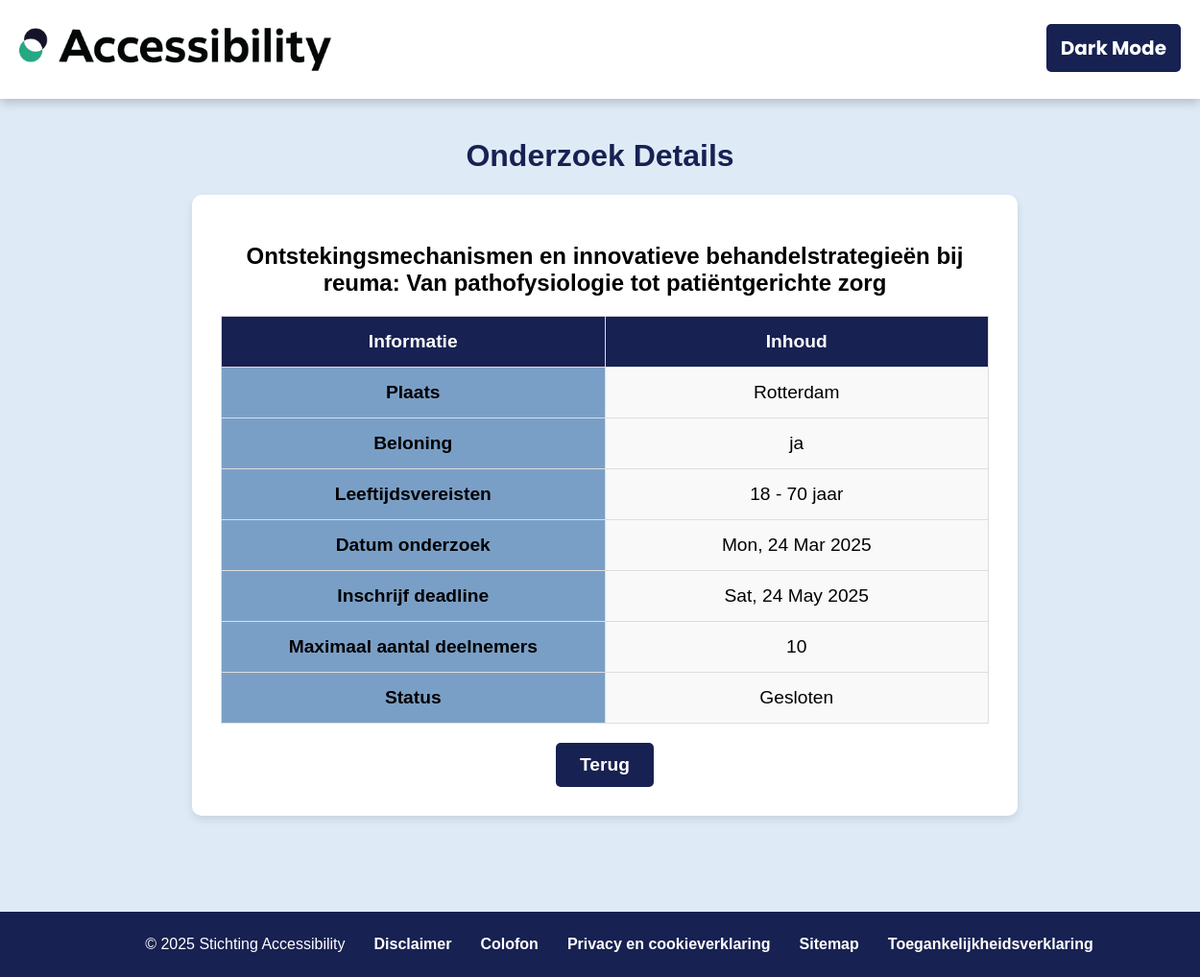
Screenshot of /onderzoeksvragen_detail/37 with the database file from the repository.
### tables this page shows
CREATE TABLE "onderzoeken" (
	"onderzoek_id"	INTEGER NOT NULL UNIQUE,
	"titel"	TEXT NOT NULL,
	"beschrijving"	TEXT,
	"organisatie_id"	INTEGER NOT NULL,
	"plaats"	TEXT,
	"max_deelnemers"	INTEGER,
	"status"	INTEGER NOT NULL,
	"type_onderzoek_id"	INTEGER NOT NULL,
	"datum"	TEXT,
	"datum_tot"	TEXT,
	"beloning"	TEXT,
	"min_leeftijd"	INTEGER,
	"max_leeftijd"	INTEGER,
	"begeleider"	INTEGER,
	"beschikbaar"	INTEGER,
	"creatie_datum"	TEXT,
	"deelname"	INTEGER,
	PRIMARY KEY("onderzoek_id" AUTOINCREMENT),
	FOREIGN KEY("organisatie_id") REFERENCES "organisaties"("organisatie_id"),
	FOREIGN KEY("type_onderzoek_id") REFERENCES "onderzoek_type"("onderzoek_type_id")
);

### app.py (the view)
@app.route('/onderzoeksvragen_detail/<int:onderzoek_id>')
def onderzoeksvragen_detail(onderzoek_id):
    onderzoek = Onderzoeksvragen.get_onderzoek_vraag(onderzoek_id)
    if onderzoek:
        return render_template('onderzoeksvragen_detail.html.jinja', onderzoek=onderzoek)
    else:
        return "Onderzoeksvraag niet gevonden", 404

### app.py (called while the page is built)
@app.context_processor
def inject_user():
    return dict(user=session.get("user"), role=session.get("role"), org=session.get("org"))

### models/database_connect.py (called while the page is built)
    @staticmethod
    def runRawQuery(query, params=()):
        try:
            with sqlite3.connect('database/database_v2.db') as conn:
                conn.row_factory = sqlite3.Row
                cursor = conn.cursor()
                cursor.execute(query, params)
                result = cursor.fetchall()
                if result:
                    return result
                else:
                    return None
        except sqlite3.Error as e:
            print("SQLite error:", e)
            return None

### templates/onderzoeksvragen_detail.html.jinja (shortened to what this page needs)
<!DOCTYPE html>
<html lang="en">
<head>
    {% extends "base.html.jinja" %}
    {% block head %}
        {{ super() }}
        <link rel="stylesheet" href="{{ url_for('static', filename='css/onderzoeksvragen_overzicht.css') }}"/>
        {% include '_global_imports.html' %}
        {% block head_scripts %}
            <link rel="stylesheet" href="https://cdn.jsdelivr.net/npm/sweetalert2@11/dist/sweetalert2.min.css">
        {% endblock %}
    {% endblock %}
    {% block main %}
        <main>
            <div class="container">
                <h1 id="page-title">Onderzoek Details</h1>
                <div class="onderzoek-detail">
                    <h2 id="onderzoek-title">{{ onderzoek.titel }}</h2>
                    <table class="detail-table" role="table" aria-labelledby="onderzoek-title">
                        <thead>
                            <tr>
                                <th scope="col">Informatie</th>
                                <th scope="col">Inhoud</th>
                            </tr>
                        </thead>
                        <tbody>
                            <tr>
                                <td scope="row">Plaats</td>
                                <td>{{ onderzoek.plaats }}</td>
                            </tr>
                            <tr>
                                <td scope="row">Beloning</td>
                                <td>{{ onderzoek.beloning }}</td>
                            </tr>
                            <tr>
                                <td scope="row">Leeftijdsvereisten</td>
                                <td>{{ onderzoek.min_leeftijd }} - {{ onderzoek.max_leeftijd }} jaar</td>
                            </tr>
                            <tr>
                                <td scope="row">Datum onderzoek</td>
                                <td>{{ onderzoek.datum.strftime('%a, %d %b %Y') }}</td>
                            </tr>
                            <tr>
                                <td scope="row">Inschrijf deadline</td>
                                <td>{{ onderzoek.datum_tot.strftime('%a, %d %b %Y') }}</td>
                            </tr>
                            <tr>
                                <td scope="row">Maximaal aantal deelnemers</td>
                                <td>{{ onderzoek.max_deelnemers }}</td>
                            </tr>
                            <tr>
                                <td scope="row">Status</td>
                                <td>{{ onderzoek.status }}</td>
                            </tr>
                        </tbody>
                    </table>
                    <div class="buttons">
                        <a href="/onderzoeksvragen" class="btn btn-secondary" aria-label="Terug naar onderzoeksvragen">Terug</a>
                    </div>
                </div>
            </div>
        </main>
    {% endblock %}

### static/css/onderzoeksvragen_overzicht.css (style rules this page uses)
html, body { height: auto; margin: 0; padding: 0; }
body { display: flex; flex-direction: column; font-family: Arial, sans-serif; background-color: #DEEBf6; }
h1 { text-align: center; color: #172152 }
main { flex: 1; }
table { width: 100%; table-layout: fixed; border-collapse: collapse; margin-top: 10px; }
td { border: solid #ddd; padding: 8px; color: #000000; background-color: inherit; text-align: center; }
th { border: 1px solid #ddd; padding: 8px; font-weight: bold; background-color: #172152; color: #FFFFFF; text-align: center; }
.onderzoek-detail { background-color: white; padding: 30px; border-radius: 10px; box-shadow: 0 4px 8px rgba(0, 0, 0, 0.1); max-width: 800px; width: 90%; text-align: center; margin-left: 200px; }
.detail-table { width: 100%; border-collapse: collapse; margin: 20px 0; font-size: 1.2em; }
.detail-table th, .detail-table td { padding: 15px; border: 1px solid #ddd; }
.detail-table td:first-child { background-color: #7A9FC6; color: black; font-weight: bold; }
.detail-table th { background-color: #172152; color: white; font-weight: bold; }
.detail-table td { background-color: #f9f9f9; }
.buttons { display: flex; justify-content: center; gap: 15px; margin-top: 20px; }
.btn { padding: 12px 25px; font-size: 1.2em; text-decoration: none; border-radius: 5px; cursor: pointer; transition: background-color 0.3s ease; }
.btn-secondary { background-color: #172152; color: white; font-weight: bold; }

### rows the page displays
onderzoeken: titel "Ontstekingsmechanismen en innovatieve behandelstrategieën bij reuma: Van pathofysiologie tot patiëntgerichte zorg", plaats "Rotterdam", beloning "ja", min_leeftijd "18", max_leeftijd "70", max_deelnemers "10"

### other values shown
{{ onderzoek.datum.strftime('%a, %d %b %Y') }} "Mon, 24 Mar 2025"
{{ onderzoek.datum_tot.strftime('%a, %d %b %Y') }} "Sat, 24 May 2025"
{{ onderzoek.status }} "Gesloten"
